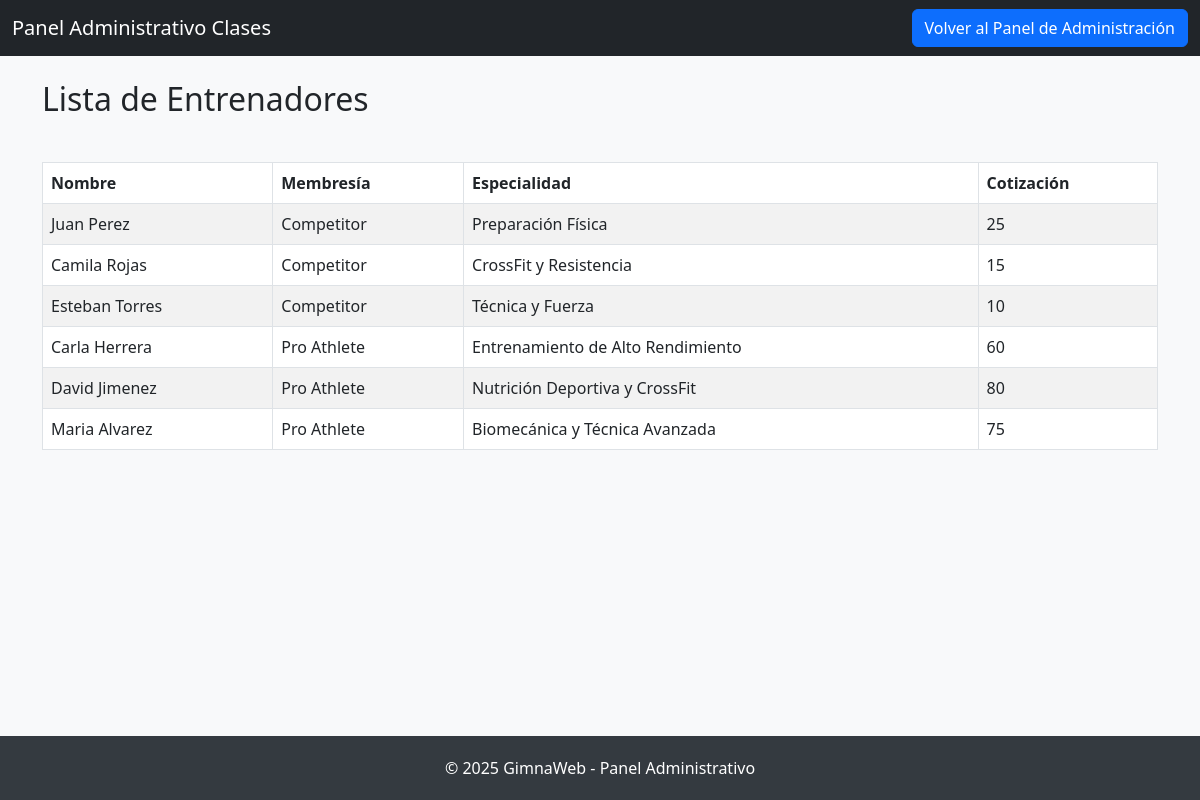
Page /cotizaciones/ on the committed database.
### main_app/models.py (models this page shows, shortened)
class Entrenador(models.Model):
    MEMBRESIA_CHOICES = [
        ('Competitor', 'Competitor'),
        ('Pro Athlete', 'Pro Athlete'),
    ]
    primer_nombre = models.CharField(max_length=50)
    segundo_nombre = models.CharField(max_length=50, blank=True, null=True)
    apellido_paterno = models.CharField(max_length=50)
    apellido_materno = models.CharField(max_length=50)
    especialidad = models.CharField(max_length=100)
    membresia = models.CharField(max_length=20, choices=MEMBRESIA_CHOICES)
    cotizacion = models.DecimalField(max_digits=10, decimal_places=0, default=0.00)
    fecha_disponible = models.DateField()
    imagen = models.ImageField(upload_to='entrenadores/', null=True, blank=True)
    hora_disponible_desde = models.TimeField(default='08:00')
    hora_disponible_hasta = models.TimeField(default='21:00')

### main_app/views.py (the view)
# urls.py: path('cotizaciones/', views.lista_entrenadores_cotizacion, name='lista_entrenadores_cotizacion'),
def lista_entrenadores_cotizacion(request):
    entrenadores = Entrenador.objects.all()
    return render(request, 'main_app/admin_panel_cotizaciones.html', {'entrenadores': entrenadores})

### main_app/templates/main_app/admin_panel_cotizaciones.html (shortened to what this page needs)
{% load static %}
<!DOCTYPE html>
<html lang="es">
<head>
    <link href="https://cdn.jsdelivr.net/npm/bootstrap@5.3.0/dist/css/bootstrap.min.css" rel="stylesheet">
    <link rel="stylesheet" href="{% static 'css/style_admin.css' %}">
</head>
<body class="registro-body">
    <nav class="navbar navbar-dark bg-dark">
        <div class="container-fluid">
            <a class="navbar-brand" href="#">Panel Administrativo Clases</a>
            <a href="{% url 'menu_admin' %}">
                <button type="button" class="btn btn-primary">Volver al Panel de Administración</button>
            </a>
        </div>
    </nav>
    <div class="content-wrapper container py-4">
        <h2 class="mb-4">Lista de Entrenadores</h2>
        <div class="table-responsive">
            <table class="table table-bordered table-striped">
                <thead class="thead-dark">
                    <tr>
                        <th>Nombre</th>
                        <th>Membresía</th>
                        <th>Especialidad</th>
                        <th>Cotización</th>
                    </tr>
                </thead>
                <tbody>
                    {% for entrenador in entrenadores %}
                    <tr>
                        <td>{{ entrenador.primer_nombre }} {{ entrenador.apellido_paterno }}</td>
                        <td>{{ entrenador.membresia }}</td>
                        <td>{{ entrenador.especialidad }}</td>
                        <td>{{ entrenador.cotizacion }}</td>
                    </tr>
                    {% empty %}
                    <tr>
                        <td colspan="4" class="text-center">No hay entrenadores disponibles.</td>
                    </tr>
                    {% endfor %}
                </tbody>
            </table>
        </div>
    </div>
    <footer class="footer">
        <div class="container">
            &copy; 2025 GimnaWeb - Panel Administrativo
        </div>
    </footer>
</body>
</html>

### main_app/static/css/style_admin.css (style rules this page uses)
html, body { height: 100%; margin: 0; display: flex; flex-direction: column; }

### main_app/templates/main_app/admin_panel_cotizaciones.html (style rules this page uses)
html, body { height: 100%; }
body { display: flex; flex-direction: column; min-height: 100vh; }
.content-wrapper { flex: 1; }
.footer { width: 100%; background-color: #343a40; color: white; text-align: center; padding: 20px 0; margin-top: auto; }
.registro-body { background-color: #f8f9fa; }
table { width: 100%; margin: 20px 0; border-collapse: collapse; }
th, td { padding: 12px; text-align: left; border: 1px solid #dee2e6; }
th { background-color: #343a40; color: white; }

### rows in the picture
Entrenador: primer_nombre "Juan", apellido_paterno "Perez", membresia "Competitor", especialidad "Preparación Física", cotizacion "25"
Entrenador: primer_nombre "Camila", apellido_paterno "Rojas", membresia "Competitor", especialidad "CrossFit y Resistencia", cotizacion "15"
Entrenador: primer_nombre "Esteban", apellido_paterno "Torres", membresia "Competitor", especialidad "Técnica y Fuerza", cotizacion "10"
Entrenador: primer_nombre "Carla", apellido_paterno "Herrera", membresia "Pro Athlete", especialidad "Entrenamiento de Alto Rendimiento", cotizacion "60"
Entrenador: primer_nombre "David", apellido_paterno "Jimenez", membresia "Pro Athlete", especialidad "Nutrición Deportiva y CrossFit", cotizacion "80"
Entrenador: primer_nombre "Maria", apellido_paterno "Alvarez", membresia "Pro Athlete", especialidad "Biomecánica y Técnica Avanzada", cotizacion "75"
